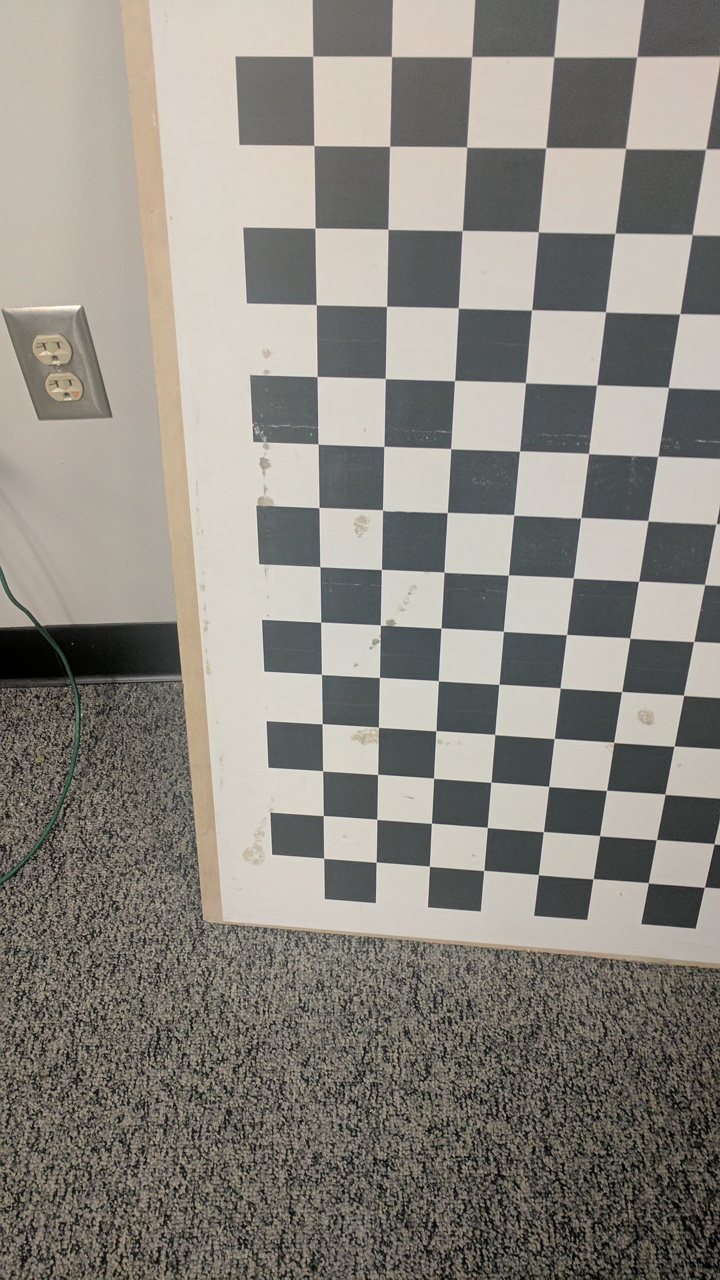
#> input picture MyAutoPano/P1TestSet/Phase1/TestSet1/2.jpg, 720 x 1280 px, found by its file name
$ python ttt.py
#> lines starting #> are read from the running program, lines starting #| are printed output that depends on the picture
import os
import numpy as np
import cv2


image = cv2.imread('../Data/Val/2.jpg')
#> image is the input picture: shape (1280, 720, 3); mean B, G, R 128.4, 136, 139.8
height, width, _ = image.shape
#> height = 1280; width = 720
rho = 16
patch_size = (128, 128)
x_min, y_min = rho, rho
x_max, y_max = width - patch_size[1] - rho, height - patch_size[0] - rho
#> x_max = 576; y_max = 1136

x, y = np.random.randint(x_min, x_max), np.random.randint(y_min, y_max)
#> x = 575; y = 851

CA = np.float32([[x, y], [x + patch_size[1], y], [x + patch_size[1], y + patch_size[0]], [x, y + patch_size[0]]])

perturbations = np.random.randint(-rho, rho, size=(4, 2)).astype(np.float32)
CB = CA + perturbations

PA = image[y:y+patch_size[0], x:x+patch_size[1]]
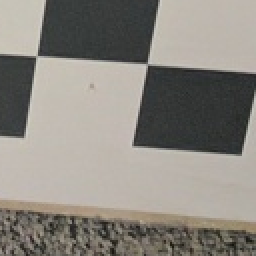
#> PA: shape (128, 128, 3) (shown 2 times larger); mean B, G, R 127.6, 134.7, 138.9
H_AB = cv2.getPerspectiveTransform(CA, CB)

print("-------------------------")
print(CA)
#| [[575. 851.]
#|  [703. 851.]
#|  [703. 979.]
#|  [575. 979.]]
print("-------------------------")
print(CB)
#| [[586. 838.]
#|  [694. 844.]
#|  [706. 984.]
#|  [577. 967.]]
print("-------------------------")
print(H_AB)
#| [[ 2.25399020e-01 -3.36923690e-01  4.10501456e+02]
#|  [-1.49303439e-01 -7.79276503e-02  5.14513436e+02]
#|  [-2.00914673e-04 -5.31232016e-04  1.00000000e+00]]


import numpy as np

# [21 lines left out: function dlt_svd, not called in this run]

print("-------------------------")
#> (the run stopped early here; a loop or call above may not have finished)

$ run again, with MyAutoPano/P1TestSet/Phase1/TestSet1/1.jpg copied over MyAutoPano/P1TestSet/Phase1/TestSet1/2.jpg
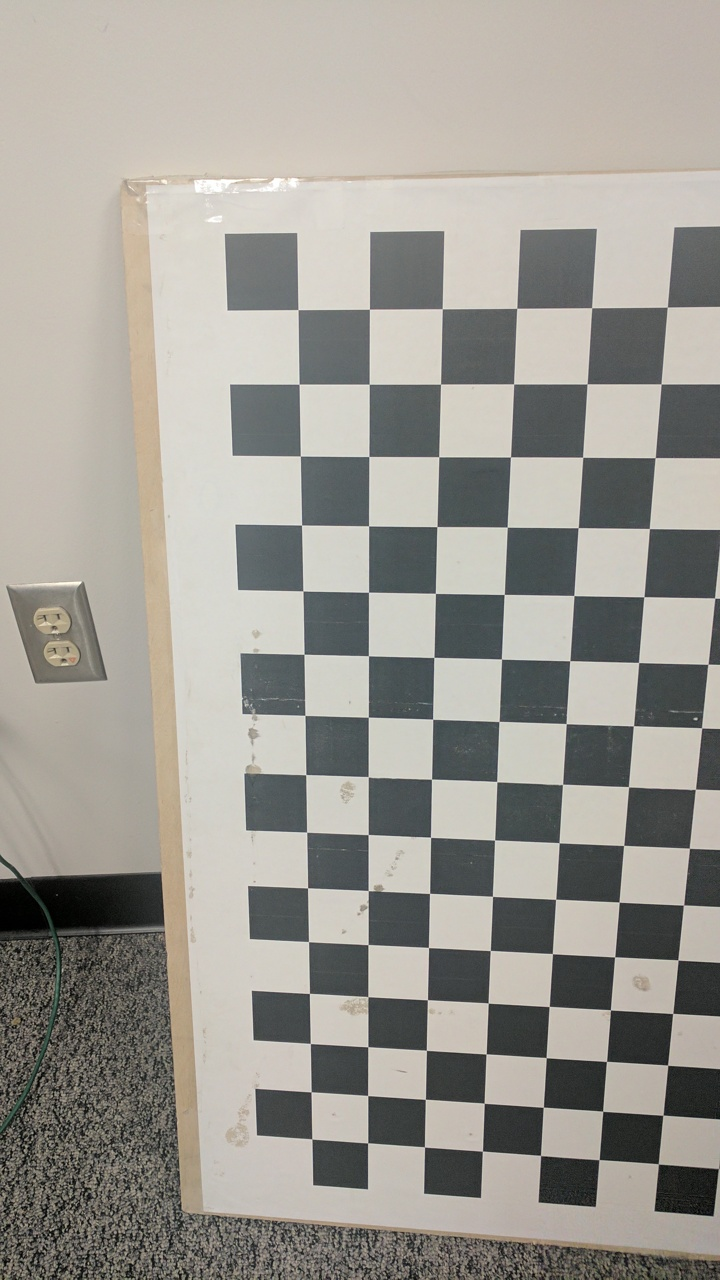
#> input picture MyAutoPano/P1TestSet/Phase1/TestSet1/1.jpg, 720 x 1280 px, found by its file name
#> image is the input picture: shape (1280, 720, 3); mean B, G, R 146.9, 153.9, 156.9
#> `PA = image[y:y+patch_size[0], x:x+patch_size[1]]`:
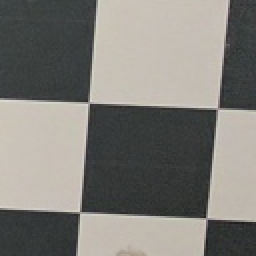
#> PA: shape (128, 128, 3) (shown 2 times larger); mean B, G, R 120.7, 126, 128
#| [[575. 851.]
#|  [703. 851.]
#|  [703. 979.]
#|  [575. 979.]]
#| [[586. 838.]
#|  [694. 844.]
#|  [706. 984.]
#|  [577. 967.]]
#| [[ 2.25399020e-01 -3.36923690e-01  4.10501456e+02]
#|  [-1.49303439e-01 -7.79276503e-02  5.14513436e+02]
#|  [-2.00914673e-04 -5.31232016e-04  1.00000000e+00]]

$ run again, with MyAutoPano/P1TestSet/Phase1/TestSet1/3.jpg copied over MyAutoPano/P1TestSet/Phase1/TestSet1/2.jpg
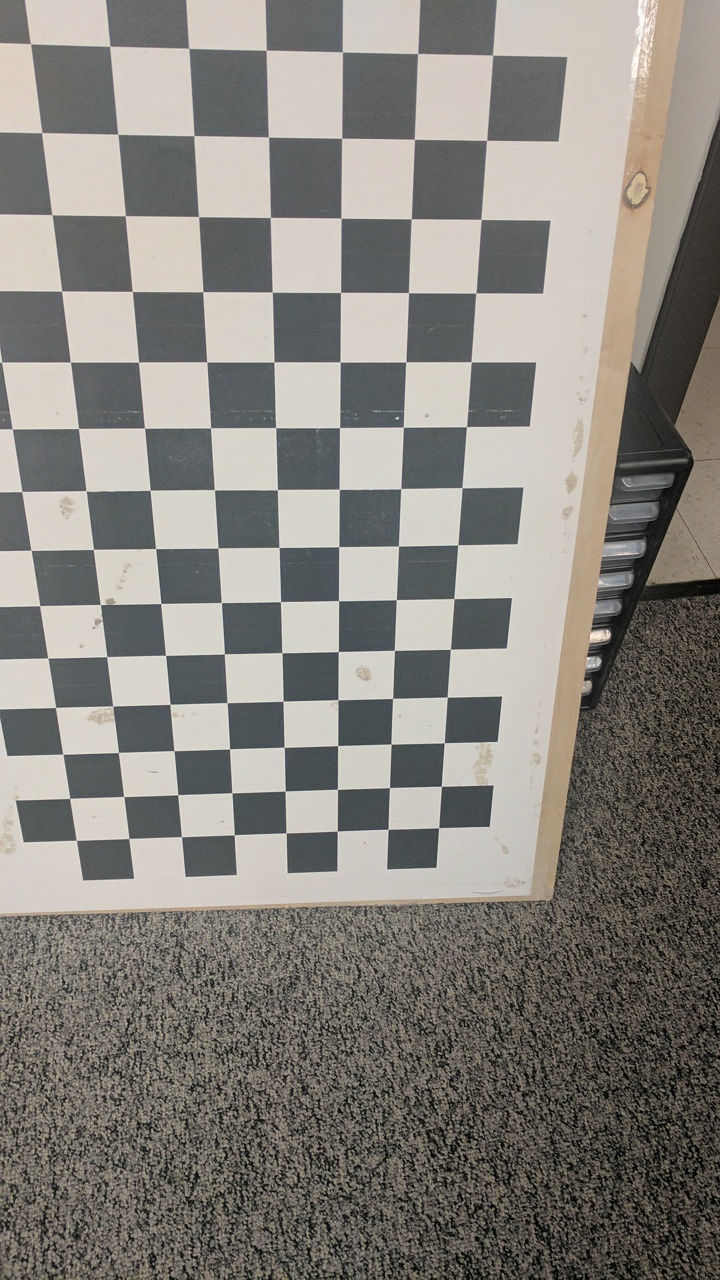
#> input picture MyAutoPano/P1TestSet/Phase1/TestSet1/3.jpg, 720 x 1280 px, found by its file name
#> image is the input picture: shape (1280, 720, 3); mean B, G, R 124.3, 130.4, 133.7
#> `PA = image[y:y+patch_size[0], x:x+patch_size[1]]`:
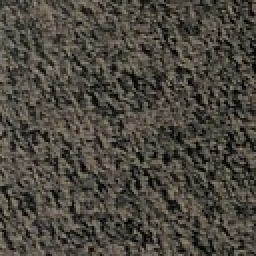
#> PA: shape (128, 128, 3) (shown 2 times larger); mean B, G, R 63, 71.2, 75.5
#| [[575. 851.]
#|  [703. 851.]
#|  [703. 979.]
#|  [575. 979.]]
#| [[586. 838.]
#|  [694. 844.]
#|  [706. 984.]
#|  [577. 967.]]
#| [[ 2.25399020e-01 -3.36923690e-01  4.10501456e+02]
#|  [-1.49303439e-01 -7.79276503e-02  5.14513436e+02]
#|  [-2.00914673e-04 -5.31232016e-04  1.00000000e+00]]

$ run again, with MyAutoPano/P1TestSet/Phase1/TestSet1/4.jpg copied over MyAutoPano/P1TestSet/Phase1/TestSet1/2.jpg
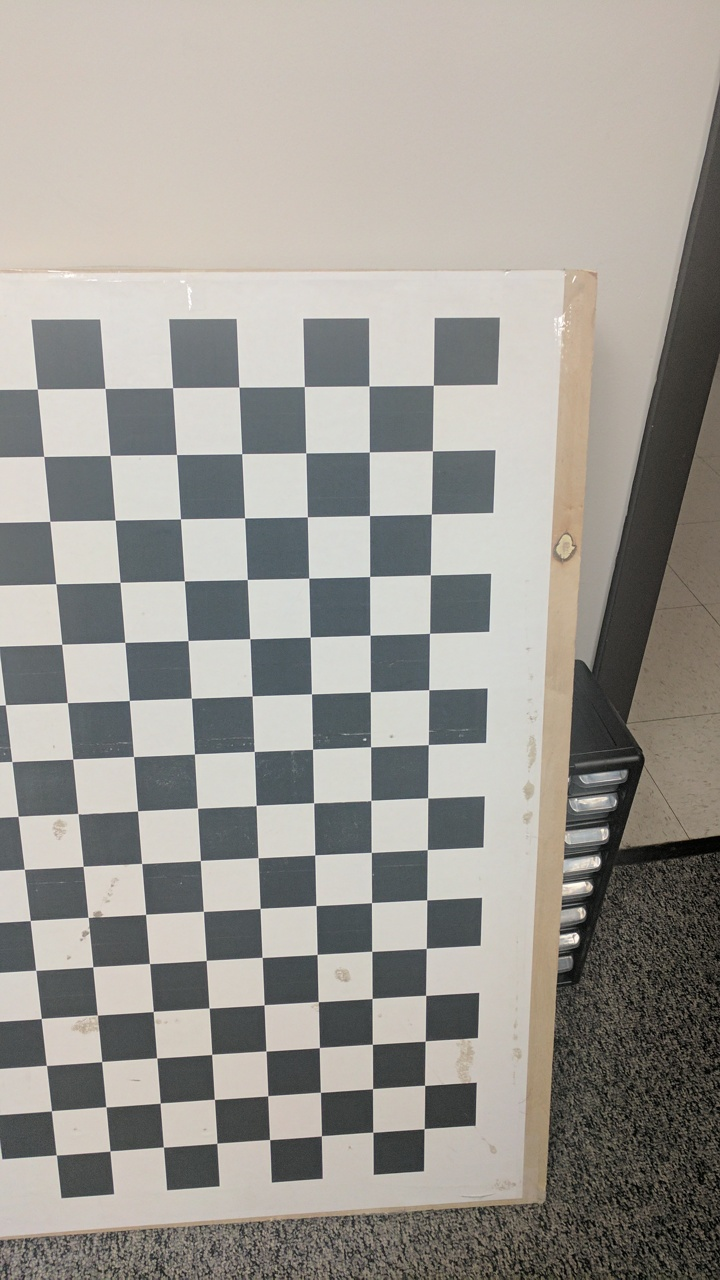
#> input picture MyAutoPano/P1TestSet/Phase1/TestSet1/4.jpg, 720 x 1280 px, found by its file name
#> image is the input picture: shape (1280, 720, 3); mean B, G, R 147.1, 153.1, 156.3
#> `PA = image[y:y+patch_size[0], x:x+patch_size[1]]`:
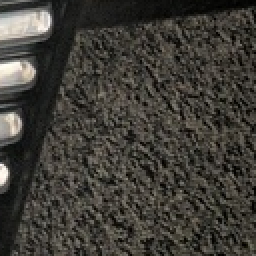
#> PA: shape (128, 128, 3) (shown 2 times larger); mean B, G, R 55.2, 61.1, 63.6
#| [[575. 851.]
#|  [703. 851.]
#|  [703. 979.]
#|  [575. 979.]]
#| [[586. 838.]
#|  [694. 844.]
#|  [706. 984.]
#|  [577. 967.]]
#| [[ 2.25399020e-01 -3.36923690e-01  4.10501456e+02]
#|  [-1.49303439e-01 -7.79276503e-02  5.14513436e+02]
#|  [-2.00914673e-04 -5.31232016e-04  1.00000000e+00]]
